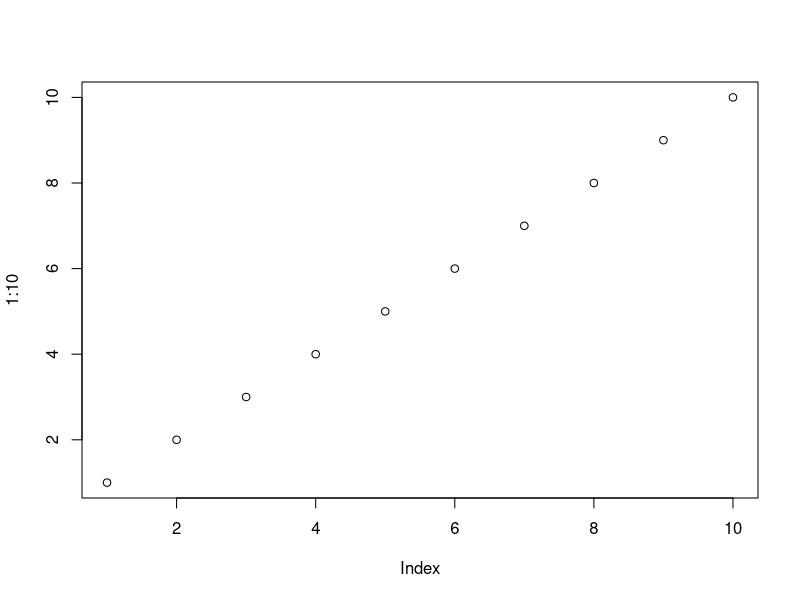
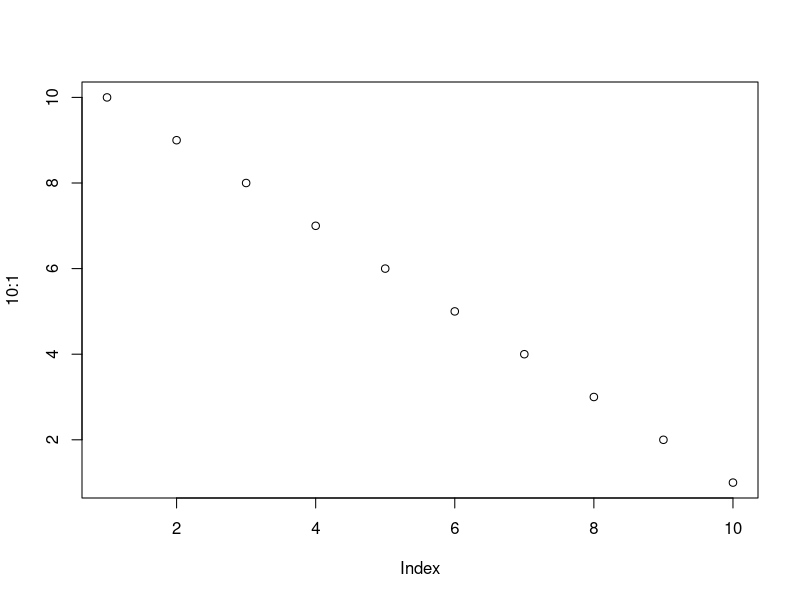
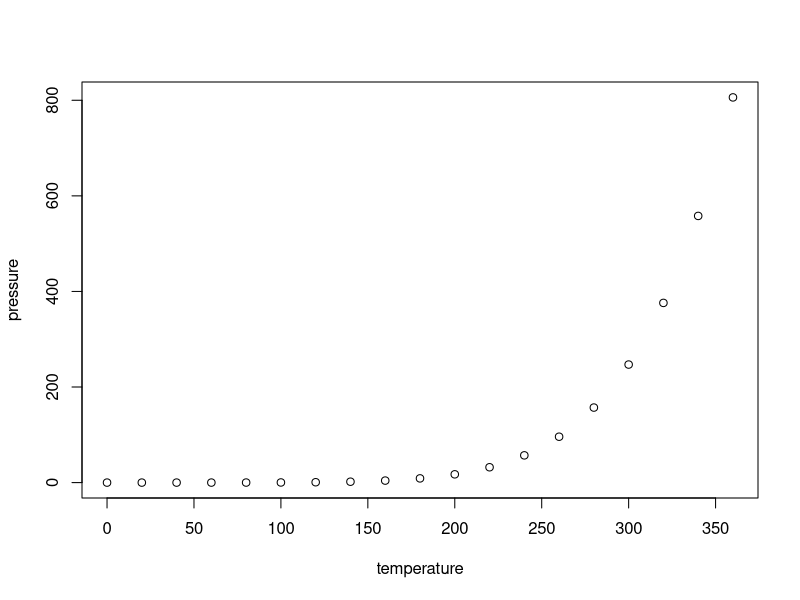

Recreate these plots in R, in order.
## ---- chunk 1
knitr::opts_chunk$set(
  collapse = TRUE,
  comment = "#>"
)
## ---- chunk 2
plot(1:10)
plot(10:1)
## ---- chunk 3
knitr::kable(head(mtcars, 10))
## ---- chunk 4

## ---- chunk 5
plot(pressure)
